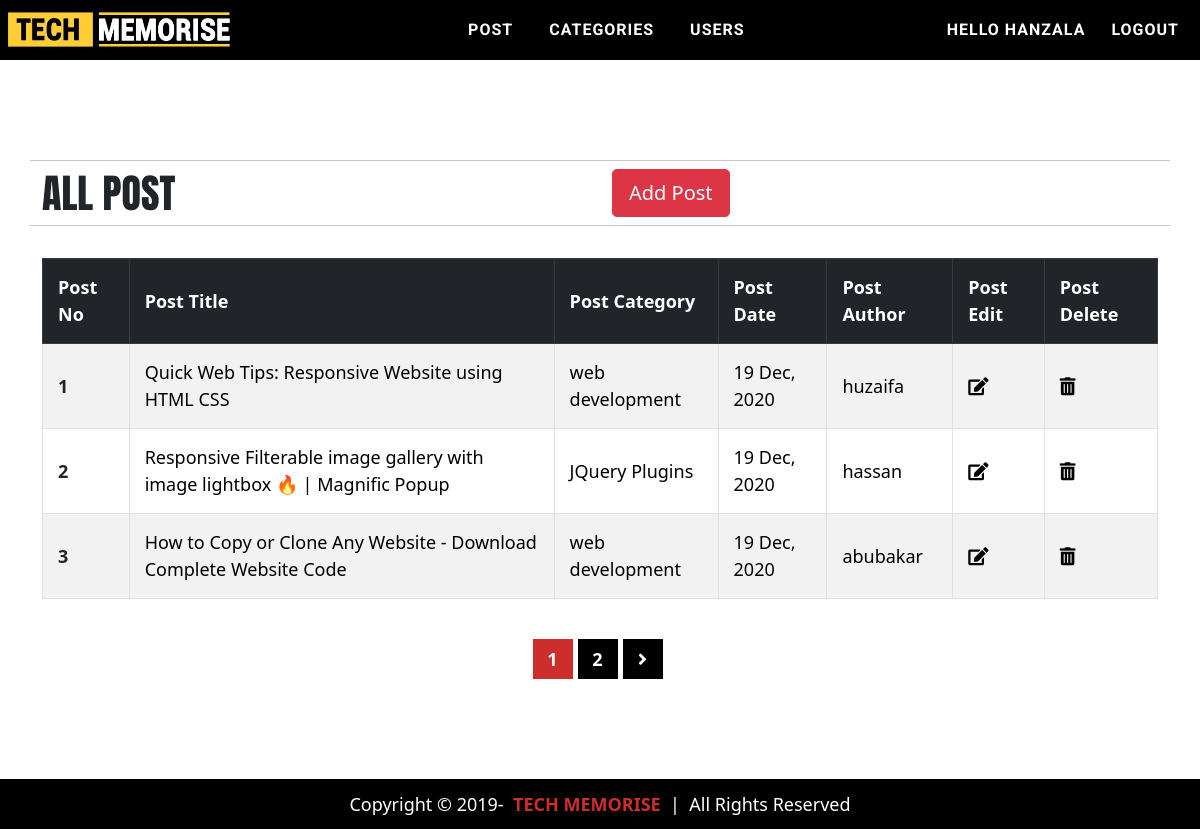
/blog-cms/admin/post.php (signed in), run on the app's committed database.
### tables this page shows
CREATE TABLE `post` (
  `post_id` int(10) UNSIGNED NOT NULL,
  `post_title` varchar(100) NOT NULL,
  `post_img` varchar(100) NOT NULL,
  `post_description` text NOT NULL,
  `post_category` int(11) NOT NULL,
  `post_author` int(11) NOT NULL,
  `post_date` varchar(50) NOT NULL
);

CREATE TABLE `category` (
  `category_id` int(10) UNSIGNED NOT NULL,
  `category_name` varchar(100) NOT NULL,
  `no_of_post` int(11) DEFAULT 0
);

CREATE TABLE `users` (
  `user_id` int(10) UNSIGNED NOT NULL,
  `first_name` varchar(30) NOT NULL,
  `last_name` varchar(30) NOT NULL,
  `username` varchar(30) NOT NULL,
  `email` varchar(40) NOT NULL,
  `user_role` varchar(50) DEFAULT NULL,
  `password` varchar(100) DEFAULT NULL,
  `token` varchar(100) DEFAULT NULL,
  `status` varchar(20) DEFAULT NULL
);

### blog-cms/admin/post.php (the view, shortened to what this page needs)
<?php include_once "header.php"; ?>
<div class="container-lg container-fluid" style="margin:100px auto; min-height: 55.3vh;">
    <div class="row mb-2 align-items-center justify-content-between">
        <hr class="mb-2">
        <div class="col-6" style="font-family: anton">
            <h1 class="text-uppercase mb-0">All Post</h1>
        </div>
        <div class="col-6 text-right">
            <a href="add-post.php" class="btn btn-danger btn-lg">Add Post</a>
        </div>
        <hr class="mt-2 mb-4">
    </div>
    <?php
        $limit = 3;
        $page_no = isset($_GET["page_no"])? $_GET["page_no"] : 1;
        $offset = ($page_no - 1) * $limit;
        if ($_SESSION["user"]["user_role"] == "admin") {
            $sql = "SELECT post.post_id, post.post_title, post.post_category, post.post_date, category.category_name, users.username FROM post
            LEFT JOIN category ON post.post_category = category.category_id
            LEFT JOIN users ON post.post_author = users.user_id
            ORDER BY post.post_id DESC
            LIMIT {$offset}, {$limit};";
        }
        if ($result = mysqli_query($connection, $sql))
        {
            if(mysqli_num_rows($result) > 0)
            {
                echo '
                <div class="table-responsive">
                    <table class="table table-bordered table-striped table-hover">
                        <thead>
                            <tr class="table-dark">
                                <th>Post No</th>
                                <th>Post Title</th>
                                <th>Post Category</th>
                                <th>Post Date</th>
                                <th>Post Author</th>
                                <th>Post Edit</th>
                                <th>Post Delete</th>
                            </tr>
                        </thead>
                        <tbody>';
                        $serial_no = $offset + 1;
                        while($row = mysqli_fetch_array($result)) {
                            echo "
                            <tr>
                                <th>{$serial_no}</th>
                                <td>{$row['post_title']}</td>
                                <td>{$row['category_name']}</td>
                                <td>{$row['post_date']}</td>
                                <td>{$row['username']}</td>
                                <td><a href='post-edit.php?post_id={$row['post_id']}'><i class='fas fa-edit'></i></a></td>
                                <td><a href='post-delete.php?post_id={$row['post_id']}&category_id={$row['post_category']}'><i class='fas fa-trash-alt'></i></a></td>
                            </tr>";
                            $serial_no++;
                        }
                        echo '
                        </tbody>
                    </table>
                </div>';
            }
            else {
                echo "<h3 class='text-center my-4'>Nothing to Show Here. No Post Record is Present on Database</h3>";
            }
        }
        else {
            echo "<p>Query Unsuccessfull</p>";
        }
        echo "<div class='row mt-4 pagination'>
        <div class='col-12 d-flex align-items-center justify-content-center'>";
        if ($_SESSION["user"]["user_role"] == "admin") {
            $sql = "SELECT * FROM post";
        }
        else {
            $sql = "SELECT * FROM post WHERE post_author = {$_SESSION["user"]["user_id"]}";
        }
        if ($result = mysqli_query($connection, $sql))
        {
            if(mysqli_num_rows($result) > 0) {
                $total_records = mysqli_num_rows($result);
                $total_pages = ceil($total_records / $limit);
                $next_page = $page_no + 1;
                $active = "";
                for ($i=1; $i <= $total_pages; $i++) {
                    if ($i == $page_no) {
                        $active = "active";
                    }
                    else {
                        $active = "";
                    }
                    echo "<span class='$active'><a href='post.php?page_no=$i'>$i</a></span>";
                }
                if ($page_no != $total_pages) {
                    echo "<span><a href='post.php?page_no={$next_page}'><i class='fas fa-angle-right'></i></a></span>";
                }
            }
            echo "</div></div>";
        }
        else {
            echo "<script>alert('Query Unsuccessfull')</script>";
        }
    ?>
</div>
<?php include_once "footer.php"; ?>

### blog-cms/admin/css/style.css (style rules this page uses)
td, a { text-decoration: none; color: black; font-size: 18px; }
td,th { padding: 15px !important; vertical-align: middle; font-size: 18px; }
.pagination span { background-color: #000; display: inline-flex; justify-content: center; align-items: center; width: 40px; height: 40px; font-size: 18px; margin-right: 5px; font-weight: bolder; cursor: pointer; }
.pagination span a { color: white; width: 40px; height: 40px; display: inline-flex; justify-content: center; align-items: center; }
.pagination span.active { background-color: #cc2d2d; }

### data on the page
post: post_title "Quick Web Tips: Responsive Website using HTML CSS", category.category_name "web development", post_date "19 Dec, 2020", users.username "huzaifa"
post: post_title "Responsive Filterable image gallery with image lightbox 🔥 | Magnific Popup", category.category_name "JQuery Plugins", post_date "19 Dec, 2020", users.username "hassan"
post: post_title "How to Copy or Clone Any Website - Download Complete Website Code", category.category_name "web development", post_date "19 Dec, 2020", users.username "abubakar"

### other printed values
$_SESSION['user']['username'] "HANZALA"
